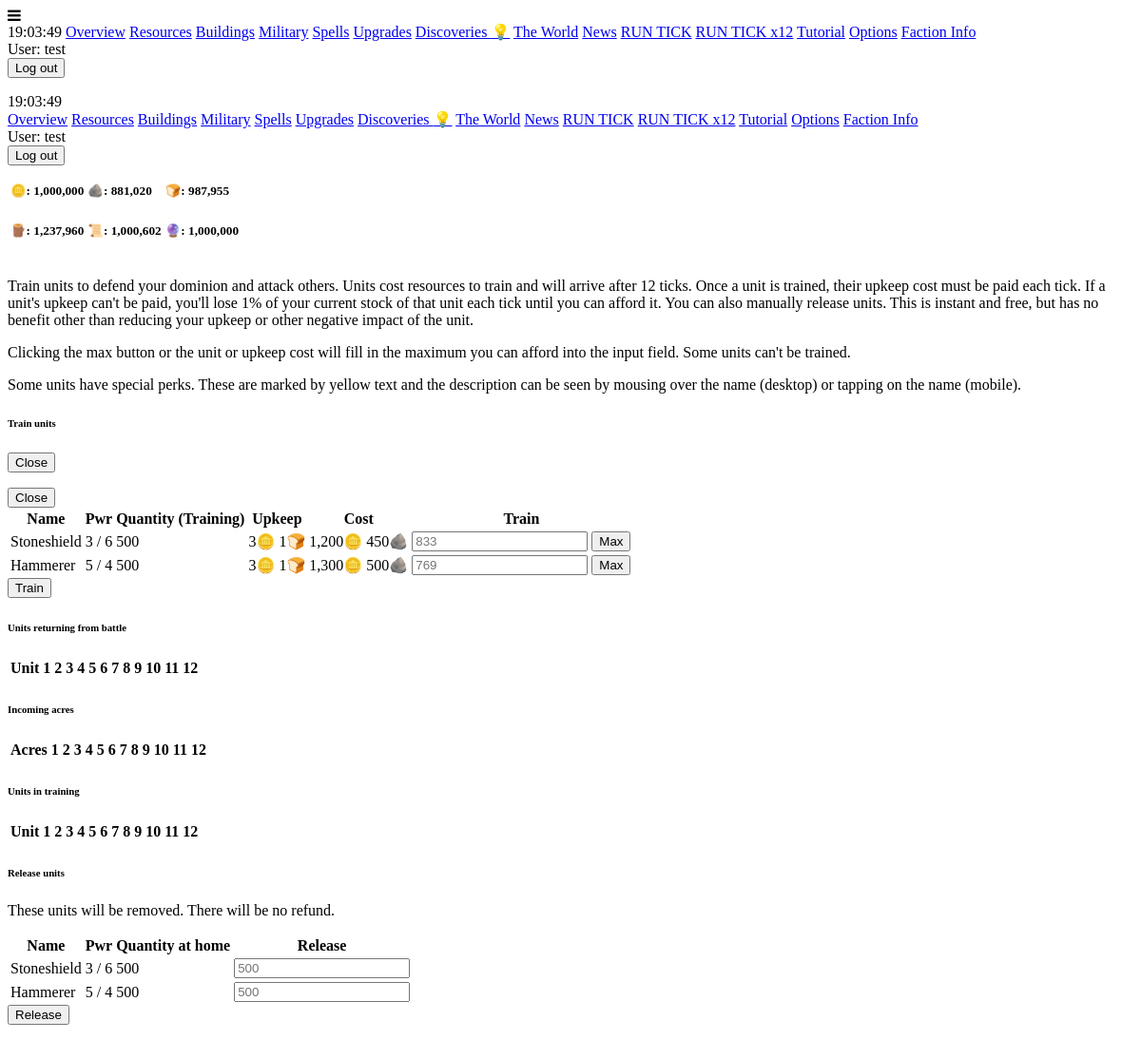
Page /military (signed in) on the earlier database version.
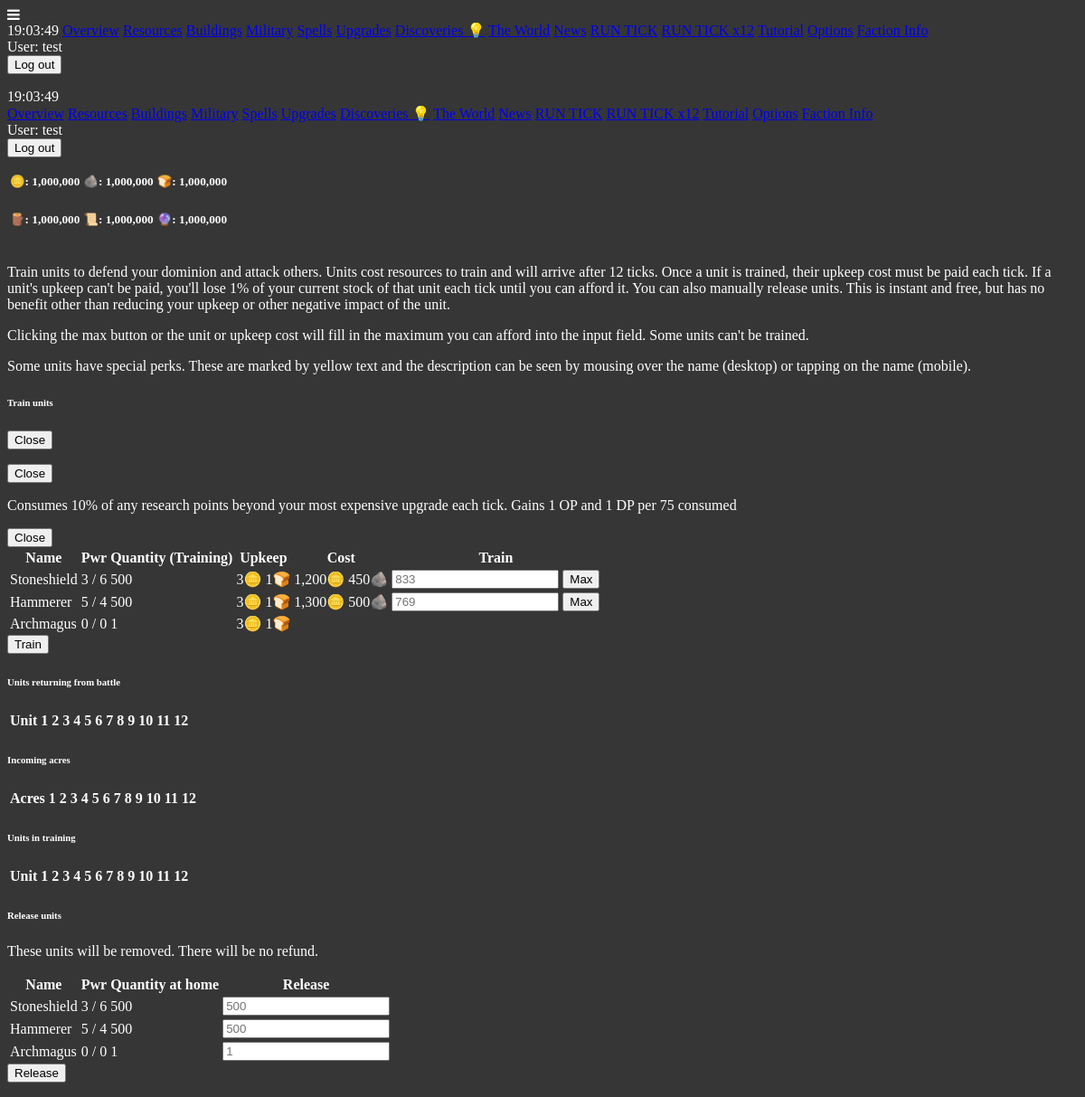
Same page on the later database version.
### maingame/models.py (models this page shows, shortened)
class Unit(models.Model):
    ruler = models.ForeignKey(Player, on_delete=models.PROTECT, null=True, blank=True)
    name = models.CharField(max_length=50, null=True, blank=True)
    dp = models.IntegerField(default=0)
    op = models.IntegerField(default=0)
    is_trainable = models.BooleanField(default=True)
    cost_dict = models.JSONField(default=dict, blank=True)
    upkeep_dict = models.JSONField(default=dict, blank=True)
    training_dict = models.JSONField(default=dict, blank=True)
    returning_dict = models.JSONField(default=dict, blank=True)
    quantity_at_home = models.IntegerField(default=0)
    perk_dict = models.JSONField(default=dict, blank=True)
    faction = models.ForeignKey(Faction, on_delete=models.PROTECT, null=True, blank=True)
    def __str__(self):
        base_name = f"{self.name} ({self.op}/{self.dp}) -- {self.id}"
        if self.ruler:
            return f"{self.ruler.name}'s {base_name}"
        return f"🟩Base --- {base_name}"
    @property
    def quantity_trained_and_alive(self):
        return self.quantity_at_home + self.quantity_returning
    @property
    def max_affordable(self):
        if not self.ruler:
            return 0
        max_affordable = 9999999999999
        for resource_name, amount in self.cost_dict.items():
            resource = Resource.objects.get(ruler=self.ruler, icon=resource_name)
            if resource.quantity > 0:
                max_affordable = min(max_affordable, math.floor(resource.quantity/amount))
            else:
                max_affordable = 0
        return max_affordable
    @property
    def perk_text(self):
        perk_text = ""
        if "surplus_research_consumed_to_add_one_op_and_dp" in self.perk_dict:
            perk_text += f"""Consumes 10% of any research points beyond your most expensive upgrade each tick. Gains 1 OP and 1 DP per
            {self.perk_dict['surplus_research_consumed_to_add_one_op_and_dp']} consumed"""
        if "random_grudge_book_pages_per_tick" in self.perk_dict:
            pages_per_tick = self.perk_dict["random_grudge_book_pages_per_tick"]
            perk_text += f"Adds {pages_per_tick} pages to an existing grudge in your book of grudges each tick. "
        if "always_dies_on_offense" in self.perk_dict:
            perk_text += "Always dies when sent on an invasion. "
        return perk_text
    @property
    def has_perks(self):
        return self.perk_dict != {}
    @property
    def quantity_in_training(self):
        total = 0
        for key, value in self.training_dict.items():
            total += value
        return total
    @property
    def quantity_returning(self):
        total = 0
        for key, value in self.returning_dict.items():
            total += value
        return total

class Player(models.Model):
    associated_user = models.OneToOneField(User, on_delete=models.CASCADE, null=True, blank=True, unique=True)
    name = models.CharField(max_length=50, null=True, blank=True, unique=True)
    timezone = models.CharField(max_length=50, default="UTC")
    is_starving = models.BooleanField(default=False)
    has_unread_events = models.BooleanField(default=False)
    protection_ticks_remaining = models.IntegerField(default=72)
    complacency = models.IntegerField(default=0)
    has_tick_units = models.BooleanField(default=False)
    show_tutorials = models.BooleanField(default=True)
    dark_mode = models.BooleanField(default=False)
    is_abandoned = models.BooleanField(default=False)
    acres = models.IntegerField(default=100)
    incoming_acres_dict = models.JSONField(default=dict, blank=True)
    primary_resource_name = models.CharField(max_length=50, null=True, blank=True)
    primary_resource_per_acre = models.IntegerField(default=0)
    building_primary_resource_name = models.CharField(max_length=50, null=True, blank=True)
    building_secondary_resource_name = models.CharField(max_length=50, null=True, blank=True)
    building_primary_cost_per_acre = models.IntegerField(default=100)
    building_secondary_cost_per_acre = models.IntegerField(default=10)
    upgrade_cost = models.IntegerField(default=300)
    upgrade_exponent = models.FloatField(default=1.03, null=True, blank=True)
    perk_dict = models.JSONField(default=dict, blank=True)
    faction_name = models.CharField(max_length=50, null=True, blank=True)
    discovery_points = models.IntegerField(default=0)
    available_discoveries = models.JSONField(default=list, blank=True)
    learned_discoveries = models.JSONField(default=list, blank=True)
    last_sold_resource_name = models.CharField(max_length=50, null=True, blank=True)
    last_bought_resource_name = models.CharField(max_length=50, null=True, blank=True)
    @property
    def barren_acres(self):
        barren_acres = self.acres
        for building in Building.objects.filter(ruler=self):
            barren_acres -= building.quantity
        return barren_acres
    @property
    def incoming_acres(self):
        total = 0
        for key, value in self.incoming_acres_dict.items():
            total += value
        return total
    @property
    def header_rows(self):
        iterator = -1
        row_number = 0
        header_rows = {}
        for resource in Resource.objects.filter(ruler=self):
            iterator += 1
            if iterator % math.ceil(Resource.objects.filter(ruler=self).count() / 2) == 0:
                row_number += 1
                header_rows[str(row_number)] = []
            readout = f"{resource.icon}: {int(resource.quantity):,}"
            tooltip = resource.name
            header_rows[str(row_number)].append({
                "readout": readout,
                "tooltip": tooltip
            })
        return header_rows
    @property
    def sorted_units(self):
        sorted_list = list(Unit.objects.filter(ruler=self))
        def op_dp_ratio(unit: Unit):
            if unit.dp == 0:
                return 99999999
            else:
                return unit.op / unit.dp
        sorted_list.sort(key=op_dp_ratio)
        print(sorted_list)
        return sorted_list

class Resource(models.Model):
    name = models.CharField(max_length=50, null=True, blank=True)
    icon = models.CharField(max_length=50, null=True, blank=True)
    ruler = models.ForeignKey(Player, on_delete=models.PROTECT, null=True, blank=True)
    quantity = models.IntegerField(default=0)

### maingame/views.py (the view)
# urls.py: path("military", views.military, name="military"),
@login_required
def military(request):
    try:
        player = Player.objects.get(associated_user=request.user)
    except:
        return redirect("register")
    print("sorted units")
    print(player.sorted_units)
    context = {
        "units": player.sorted_units
    }
    return render(request, "maingame/military.html", context)

### maingame/templates/maingame/military.html (shortened to what this page needs)
{% extends "base.html" %}
{% load extra_tags %}
{% load humanize %}
{% block content %}
<form action="{% url 'submit_training' %}" method="post" class="max-w-md">
    {% if active_player.show_tutorials %}
    <p>
        Train units to defend your dominion and attack others. Units cost resources to train and will arrive after 12 ticks. Once a unit is trained,
        their upkeep cost must be paid each tick. If a unit's upkeep can't be paid, you'll lose 1% of your current stock of that unit each tick until you can
        afford it. You can also manually release units. This is instant and free, but has no benefit other than reducing your upkeep or other negative impact
        of the unit.
    </p>
    <p>Clicking the max button or the unit or upkeep cost will fill in the maximum you can afford into the input field. Some units can't be trained.</p>
    <p>
        Some units have special perks. These are marked by yellow text and the description can be seen by mousing over the name (desktop)
        or tapping on the name (mobile).
    </p>
    {% endif %}
    <div class="w-100p u-center">
        <h6>Train units</h6>
    </div>
    <table class="table striped">
        <thead>
            <tr>
                <th>Name</th>
                <th>Pwr</th>
                <th>Quantity (Training)</th>
                <th>Upkeep</th>
                <th class="w-16">Cost</th>
                <th class="">Train</th>
            </tr>
        </thead>
        <tbody>
            {% for unit in units %}
            <div class="modal bg-gray-900 w-32 h-24 u-center u-align-middle my-auto" id="test-modal">
                <div class="modal-header u-flex u-flex-column u-justify-space-between">
                    <p>{{ unit.perk_text }}</p>
                    <a href="#anchor-to-background" aria-label="Close">
                        <button class="btn-light w-16 h-6 p-0 u-center" type="submit">
                            <span class="font-bold">Close</span>
                        </button>
                    </a>
                </div>
            </div>
            <tr>
                {% include "maingame/unit_name_row.html" %}
                <td class="u-align-middle">{{ unit.op|intcomma }} / {{ unit.dp|intcomma }}</td>
                <td class="u-align-middle">
                    {{ unit.quantity_trained_and_alive|intcomma }}
                </td>
                <td class="u-align-middle" onclick="trainMax('{{ unit.id }}', '{{ unit.max_affordable }}')">
                    <div class="u-flex u-flex-column">
                        {% for resource, amount in unit.upkeep_dict.items %}
                        <span>{{ amount|intcomma }}{{ resource }}</span>
                        {% endfor %}
                    </div>
                </td>
                <td class="u-align-middle" onclick="trainMax('{{ unit.id }}', '{{ unit.max_affordable }}')">
                    <div class="u-flex u-flex-column">
                        {% for resource, amount in unit.cost_dict.items %}
                        <span>{{ amount|intcomma }}{{ resource }}</span>
                        {% endfor %}
                    </div>
                </td>
                <td class="u-align-middle">
                    <div class="u-flex-md u-flex-row-md">
                        {% if unit.is_trainable %}
                        <input
                            name="train_{{ unit.id }}"
                            id="train_{{ unit.id }}"
                            placeholder="{{ unit.max_affordable }}"
                            type="number"
                            max="{{ unit.max_affordable }}"
                            class="w-12 w-16-md ml-auto-md mr-2-md"
                        >
                        <button type="button" class="btn-light my-auto u-none u-block-md mr-auto-md" onclick="trainMax('{{ unit.id }}', '{{ unit.max_affordable }}')">
                            Max
                        </button>
                        {% endif %}
                    </div>
                </td>
            </tr>
            {% endfor %}
        </tbody>
    </table>
    <button class="btn-light mt-1 w-16 h-6 p-0 u-center" type="submit">
        <span class="font-bold">Train</span>
    </button>
</form>
<div class="mt-8 u-flex u-flex-column max-w-md card bg-gray-900 p-1">
    <div class="">
        <h6 class="u-center text-light">Units returning from battle</h6>
    </div>
    <div class="u-overflow-x-scroll u-overflow-x-hidden-md">
        <table class="table striped">
            <thead>
                <tr>
                    <th>Unit</th>
                    <th>1</th>
                    <th>2</th>
                    <th>3</th>
                    <th>4</th>
                    <th>5</th>
                    <th>6</th>
                    <th>7</th>
                    <th>8</th>
                    <th>9</th>
                    <th>10</th>
                    <th>11</th>
                    <th>12</th>
                </tr>
            </thead>
        </table>
    </div>
</div>
<div class="mt-4 u-flex u-flex-column max-w-md card bg-gray-900 p-1">
    <div>
        <h6 class="u-center text-light">Incoming acres</h6>
    </div>
    <div class="u-overflow-x-scroll u-overflow-x-hidden-md">
        <table class="table striped">
            <thead>
                <tr>
                    <th>Acres</th>
                    <th>1</th>
                    <th>2</th>
                    <th>3</th>
                    <th>4</th>
                    <th>5</th>
                    <th>6</th>
                    <th>7</th>
                    <th>8</th>
                    <th>9</th>
                    <th>10</th>
                    <th>11</th>
                    <th>12</th>
                </tr>
            </thead>
        </table>
    </div>
</div>
<div class="mt-4 u-flex u-flex-column max-w-md card bg-gray-900 p-1">
    <div>
        <h6 class="u-center text-light">Units in training</h6>
    </div>
    <div class="u-overflow-x-scroll u-overflow-x-hidden-md">
        <table class="table striped">
            <thead>
                <tr>
                    <th>Unit</th>
                    <th>1</th>
                    <th>2</th>
                    <th>3</th>
                    <th>4</th>
                    <th>5</th>
                    <th>6</th>
                    <th>7</th>
                    <th>8</th>
                    <th>9</th>
                    <th>10</th>
                    <th>11</th>
                    <th>12</th>
                </tr>
            </thead>
        </table>
    </div>
</div>
<form action="{% url 'submit_release' %}" method="post" class="max-w-md card bg-red-900 p-1 mt-8">
    <div class="w-100p u-center u-flex u-flex-column">
        <h6>Release units</h6>
        <p>These units will be removed. There will be no refund.</p>
    </div>
    <table class="table striped">
        <thead>
            <tr>
                <th>Name</th>
                <th>Pwr</th>
                <th>Quantity at home</th>
                <th class="w-16">Release</th>
            </tr>
        </thead>
        <tbody>
            {% for unit in units %}
            <tr>
                {% include "maingame/unit_name_row.html" %}
                <td class="u-align-middle">{{ unit.op|intcomma }} / {{ unit.dp|intcomma }}</td>
                <td class="u-align-middle">
                    {{ unit.quantity_at_home|intcomma }}
                </td>
                <td class="u-align-middle u-flex-md u-flex-row-md">
                    <input
                        name="release_{{ unit.id }}"
                        id="release_{{ unit.id }}"
                        placeholder="{{ unit.quantity_at_home }}"
                        type="number"
                        max="{{ unit.quantity_at_home }}"
                        class="w-12 w-16-md ml-auto-md mr-2-md"
                    >
                </td>
            </tr>
            {% endfor %}
        </tbody>
    </table>
    <button class="btn-light mt-1 w-16 h-6 p-0 u-center" type="submit">
        <span class="font-bold">Release</span>
    </button>
</form>
{% endblock %}

### templates/sidebar_links.html (shortened to what this page needs)
{% if active_player %}
<a href="{% url 'overview' active_player.id %}" class="text-light">Overview</a>
<a href="{% url 'resources' %}" class="text-light">Resources</a>
<a href="{% url 'buildings' %}" class="text-light">Buildings{% if active_player.barren_acres > 0 %} ⚠️{% endif %}</a>
<a href="{% url 'military' %}" class="text-light">Military</a>
<a href="{% url 'spells' %}" class="text-light">Spells</a>
<a href="{% url 'upgrades' %}" class="text-light">Upgrades</a>
<a href="{% url 'discoveries' %}" class="text-light">Discoveries{% if active_player.discovery_points >= 50 %} 💡{% endif %}</a>
<a href="{% url 'world' %}" class="text-light">The World</a>
<a href="{% url 'news' %}" class="text-light">News{% if active_player.has_unread_events > 0 %} ⚠️{% endif %}</a>
<a href="{% url 'run_tick_view' 1 %}" class="text-light mt-12">RUN TICK</a>
<a href="{% url 'run_tick_view' 12 %}" class="text-light">RUN TICK x12</a>
{% if active_player.show_tutorials %}
<a href="{% url 'tutorial' %}" class="text-light">Tutorial</a>
{% endif %}
<a href="{% url 'options' %}" class="text-light">Options</a>
{% endif %}
<a href="{% url 'faction_info' %}" class="text-light">Faction Info</a>
<form action="{% url 'logout' %}" method="post" class="mt-8">
    <div class="u-flex u-flex-column u-gap-0">
        <span class="text-xs my-0">User: {{ user.username }}</span>
    </div>
    <button type="submit" class="px-1 py-0 w-12 h-4">
        <span class="font-bold">Log out</span>
    </button>
</form>

### maingame/templates/maingame/unit_name_row.html (shortened to what this page needs)
<td class="u-align-middle {% if unit.has_perks %}text-yellow-200{% endif %}" {% if unit.has_perks %}data-tooltip="{{ unit.perk_text }}"{% endif %}>
    {{ unit.name|title }}
</td>

Differences in the rows shown:
added Unit: perk_text "Consumes 10% of any research points beyond your most expensive upgrade each tick. Gains 1 OP and 1 DP per 75 consumed", name "Archmagus", op "0", dp "0", quantity_trained_and_alive "1", upkeep_dict "3" "1", upkeep_dict "🪙" "🍞", quantity_at_home "1"
Other differences:
list line gone: "🪨: 881,020 🍞: 987,955"
new list line: "🪨: 1,000,000 🍞: 1,000,000"
list line gone: "🪵: 1,237,960 📜: 1,000,602"
new list line: "🪵: 1,000,000 📜: 1,000,000"
